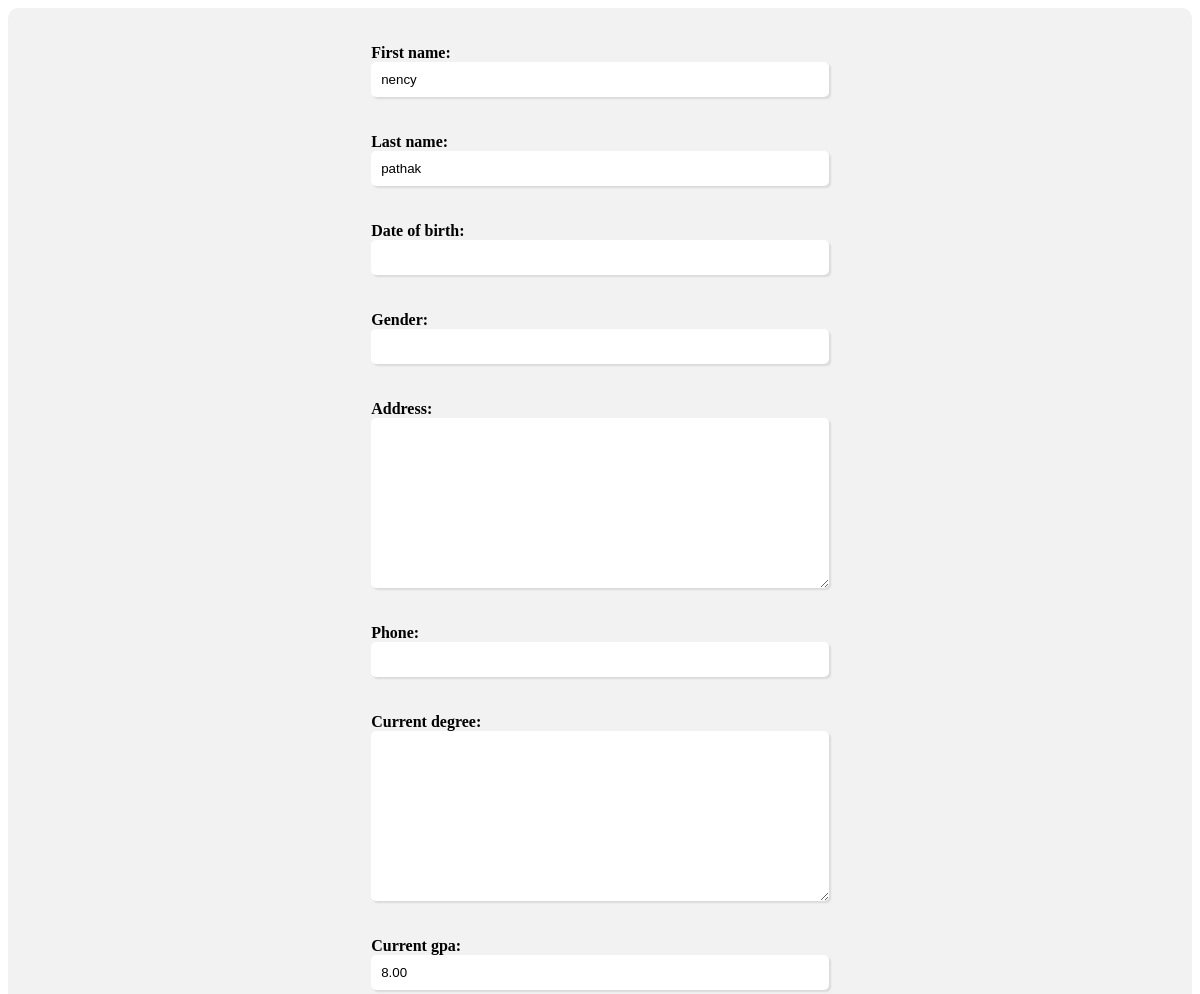
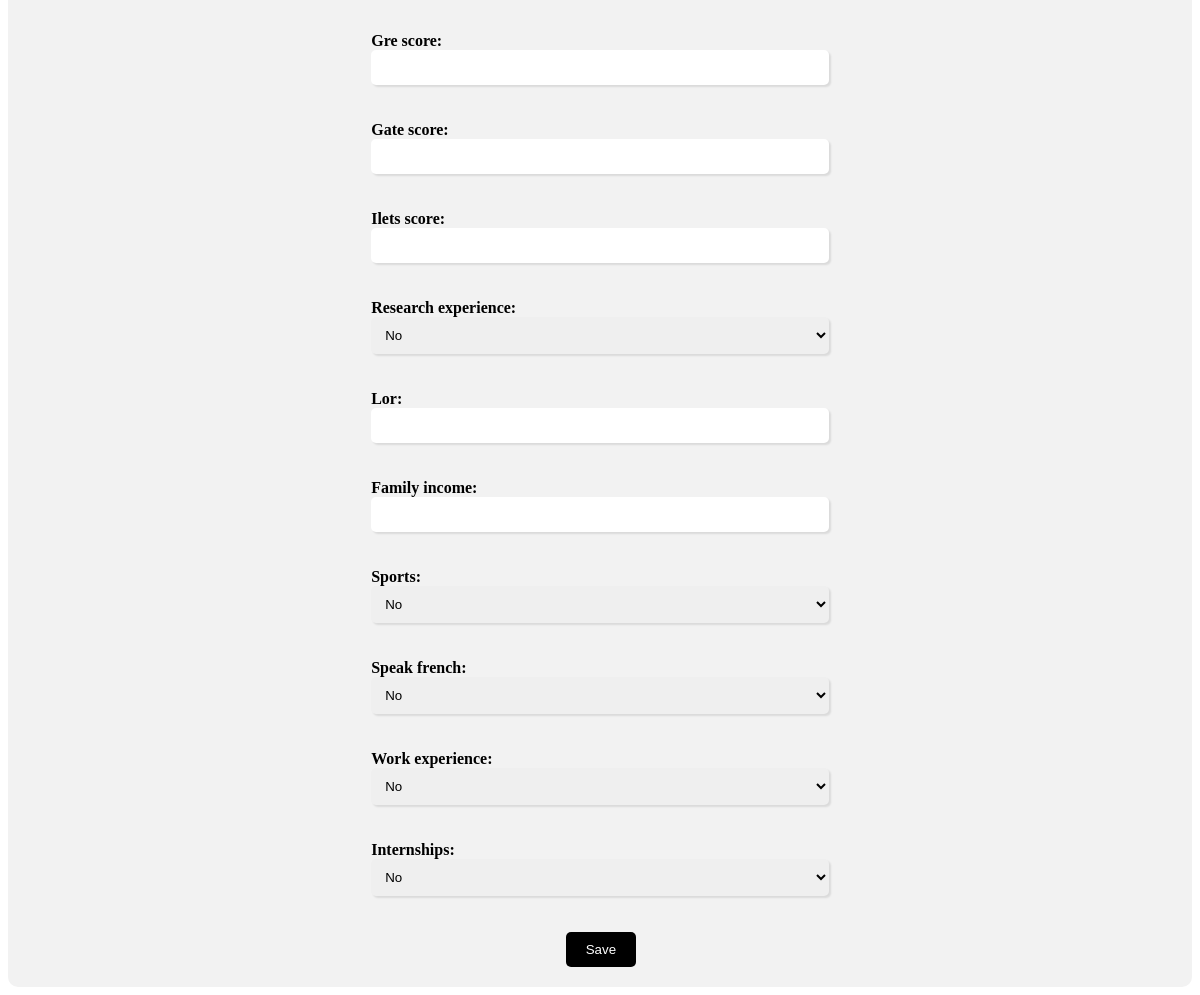
/edit_profile/ (signed in), run on the app's committed database (2 pictures, top to bottom).
### sprofile/models.py (models this page shows)
class Sprofile(models.Model):
    user = models.OneToOneField(User, related_name="profile", on_delete=models.CASCADE,default = None)
    first_name = models.CharField(max_length=255,default=None,blank=True, null=True)
    last_name = models.CharField(max_length=255,default=None,blank=True, null=True)
    date_of_birth = models.DateField(default=None,blank=True, null=True)
    gender = models.CharField(max_length=255,default=None,blank=True, null=True)
    address = models.TextField(max_length=255,default=None,blank=True, null=True)
    phone = models.CharField(max_length=20,default=None,blank=True, null=True)
    current_degree = models.TextField(max_length=255,default=None,blank=True, null=True)
    current_gpa = models.DecimalField(max_digits=3, decimal_places=2,default=0.00,blank=True, null=True)
    gre_score = models.IntegerField(default=None,blank=True, null=True)
    gate_score = models.IntegerField(default=None,blank=True, null=True)
    ilets_score = models.IntegerField(default=None,blank=True, null=True)
    research_experience = models.BooleanField(default=0,blank=True, null=True)
    lor = models.IntegerField(default=None,blank=True, null=True)
    family_income = models.IntegerField(default=None,blank=True, null=True)
    sports = models.BooleanField(default=0,blank=True, null=True)
    speak_french = models.BooleanField(default=0,blank=True, null=True)
    work_experience = models.BooleanField(default=0,blank=True, null=True)
    internships = models.BooleanField(default=0,blank=True, null=True)
    id = models.AutoField(primary_key=True)
    created_at = models.DateTimeField(auto_now_add=True)
    updated_at = models.DateTimeField(auto_now=True)
    class Meta:
        verbose_name = _('Sprofile')
        verbose_name_plural = _('Sprofiles')

### sprofile/views.py (the view)
# urls.py: path('edit_profile/', views.edit_profile, name='edit_profile'),
def edit_profile(request):
    if request.user.is_authenticated:
        profile, created = Sprofile.objects.get_or_create(user=request.user)
        if request.method == 'POST':
            form = ProfileForm(request.POST, instance=profile)
            if form.is_valid():
                form.save()
                return redirect('Login:Index')
        else:
            form = ProfileForm(instance=profile)
        return render(request, 'edit_profile.html', {'form': form})
    else:
        return redirect('Login:Login')

### sprofile/forms.py
class ProfileForm(forms.ModelForm):
    class Meta:
        model = Sprofile
        fields = ['first_name','last_name','date_of_birth','gender','address','phone','current_degree','current_gpa','gre_score','gate_score','ilets_score','research_experience','lor','family_income','sports','speak_french','work_experience','internships']

### sprofile/templates/edit_profile.html (shortened to what this page needs)
{% load static %}
<link rel="stylesheet" type="text/css" href="{% static 'edit_profile.css' %}">
<form method="post">
    {{ form.as_p }}
    <input type="submit" value="Save">
  </form>

### sprofile/static/edit_profile.css (style rules this page uses)
form { padding: 20px; background-color: #f2f2f2; border-radius: 10px; }
label { font-weight: bold; margin-right: 30%; margin-left: 30%; }
input[type="text"], input[type="email"],input[type="number"] ,textarea { padding: 10px; margin-bottom: 20px; width: 40%; margin-left: 30%; border-radius: 5px; border: none; box-shadow: 2px 2px 2px rgba(0, 0, 0, 0.1); }
input[type="submit"] { background-color: black; color: white; padding: 10px 20px; border-radius: 5px; border: none; cursor: pointer; margin-left: 47%; }
select { padding: 10px; margin-bottom: 20px; width: 40%; margin-left: 30%; border-radius: 5px; border: none; box-shadow: 2px 2px 2px rgba(0, 0, 0, 0.1); }

### data on the page
Sprofile: first_name "nency", last_name "pathak", current_gpa "8.00", research_experience "No", sports "No", speak_french "No", work_experience "No", internships "No"
